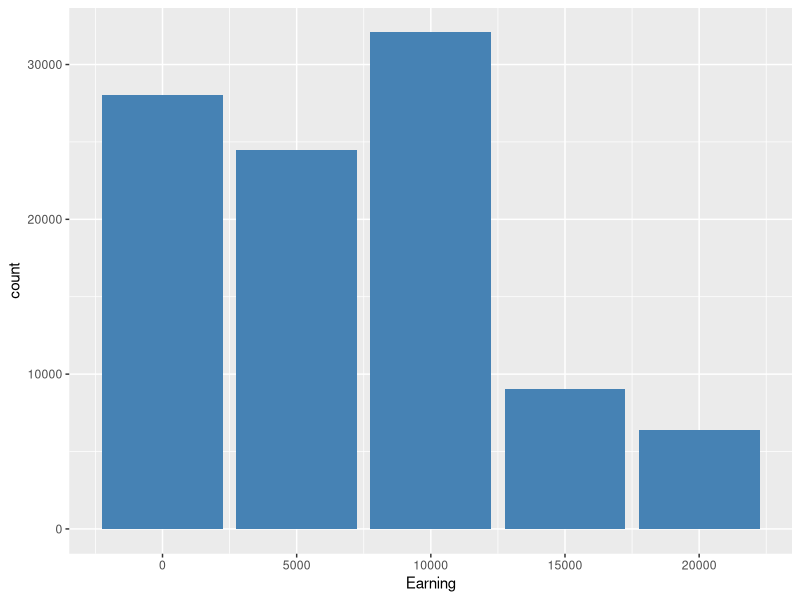
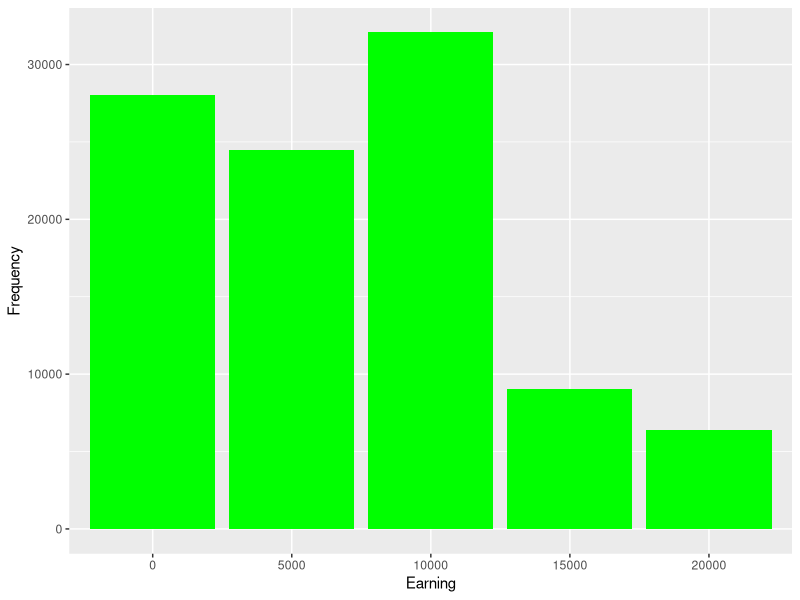

These charts were generated, in order, by the following R code:
## ---- chunk 1
library(ggplot2)
library(dplyr)
## ---- chunk 2
# Sampling space for appointment success (0 corresponds to no sale, 1 corresponds to a sale)
s_appointment = c(0,1)

# Appointment success and failure probabilities
p_morning =  0.3# Success probability of sales in morning
p_afternoon =  0.6# Success probability of sales in afternoon
p_appointment = matrix(nrow  = 2, ncol = 2, c(1-p_morning, p_morning, 1-p_afternoon, p_afternoon), byrow = TRUE)

# Sampling space for software type
s_software = c(5000,10000) #0 is base version, 1 is premium version

# Software type probabilities
p_software = matrix(nrow = 2, ncol = 2, c(0.3 ,0.7 ,0.5, 0.5), byrow = TRUE)

# Function that simulates one trial of the random experiment which is
# what the salesman earns on a random day
salesResult = function(){
  result = numeric(2)
  # Simulate whether sales happen in morning and afternoon appointments
  for (j in c(1:2)){
    result[j] = sample(s_appointment, size = 1, replace = TRUE, prob = p_appointment[j, ])
  }
  earnings = ifelse(result[1] == 1, sample(s_software, size = 1, replace = TRUE, prob = p_software[1, ]), 0) +
    ifelse(result[2] == 1, sample(s_software, size = 1, replace = TRUE, prob = p_software[2, ]), 0)
  return(earnings)
}

# Number of simulations
nsimulations = 1e5
simulatedData = replicate(1e5, salesResult())
mean(simulatedData==5000)

table(simulatedData) / nsimulations
## ---- chunk 3
dfSales = as.data.frame(simulatedData)
colnames(dfSales) = 'Earning'
p = ggplot(data = dfSales) + geom_bar(aes(x = Earning), fill = 'Steelblue')
p
## ---- chunk 4
# Convert simulatedData into a dataframe
dfSales = as.data.frame(table(simulatedData))

# Add names to the columns
colnames(dfSales) = c('Earning', 'Frequency')

# Add a new column with proportion (probability) values
dfSales['Probability'] = dfSales['Frequency'] / nsimulations

head(dfSales, 5)

p = ggplot(data = dfSales) + geom_col(aes(x = Earning, y = Frequency), fill = 'Green')
p
## ---- chunk 5
# Expected earnings using simulated values
mean(simulatedData) # long term average of the realizations of X

# Expected earnings using the theoretical definition
x = c(0, 500, 1000, 1500, 2000)
p = c(0.28, 0.27, 0.315, 0.09, 0.045)
sum(x * p)
## ---- chunk 6
# Variance of the earnings using simulated values
# long term average of this random variable (X-E[X])^2
#simulatedData - mean(simulatedData) # simulated deviations
#(simulatedData - mean(simulatedData))^2 # simulated squared deviations
mean(simulatedData)
mean((simulatedData - mean(simulatedData))^2) # variance calculated using simulation

# Standard deviation of the earnings using simulated values
sqrt(mean((simulatedData - mean(simulatedData))^2))

print(' ')

# Expected value using the theoretical definition
sum(x*p)

# Variance of the earnings using the thoretical definition
x = c(0, 500, 1000, 1500, 2000)
p = c(0.28, 0.27, 0.315, 0.09, 0.045)
sum((x - sum(x*p))^2 * p)

# Standard deviation of the earnings using the theoretical definition
sqrt(sum((x - sum(x*p))^2 * p))
## ---- chunk 7
x = c(0, 500, 1000, 1500, 2000)
p = c(0.28, 0.27, 0.315, 0.09, 0.045)

# Deviations from the expected value
x - sum(x*p)

# Squared deviations from the expected value
(x - sum(x*p))^2

# Expected value of the squared deviations from the expected value
sum((x - sum(x*p))^2 * p)
